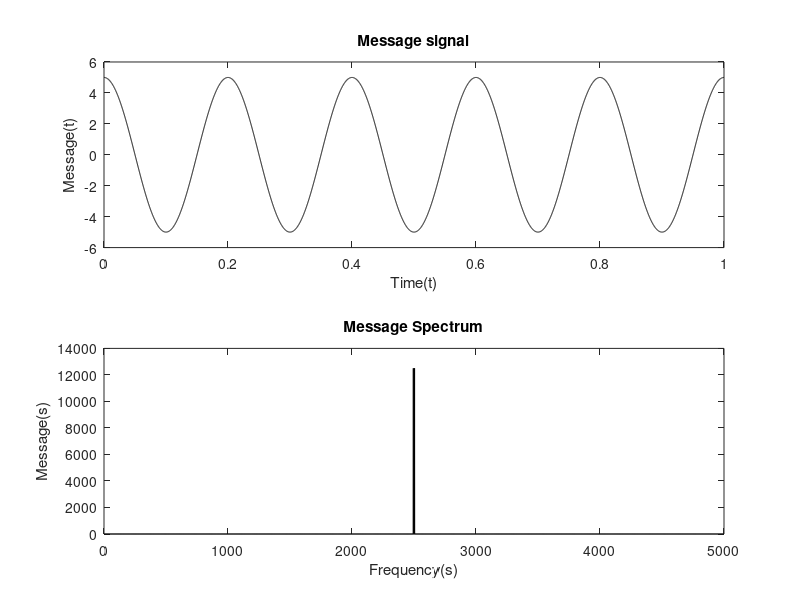
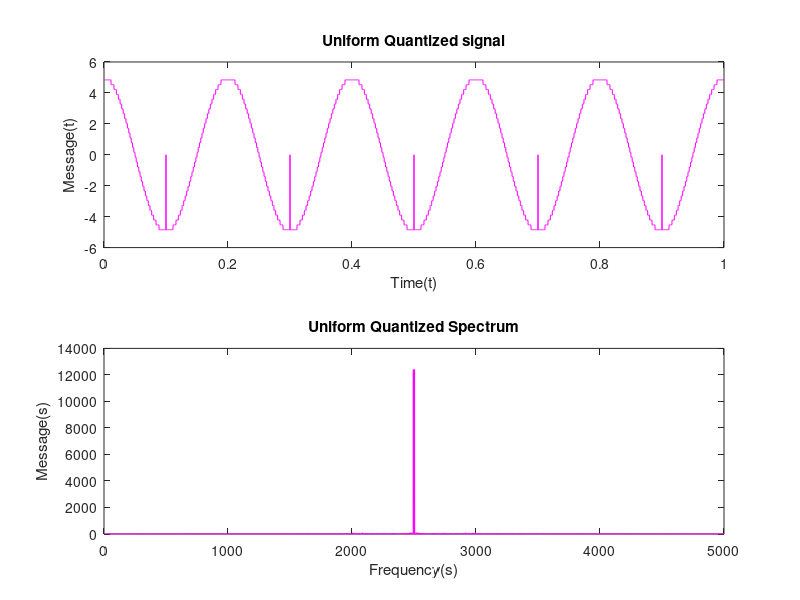
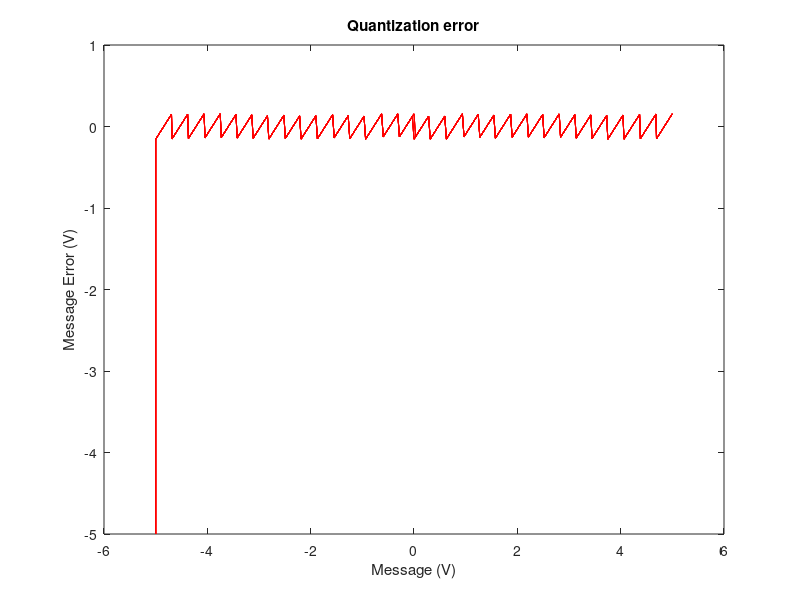
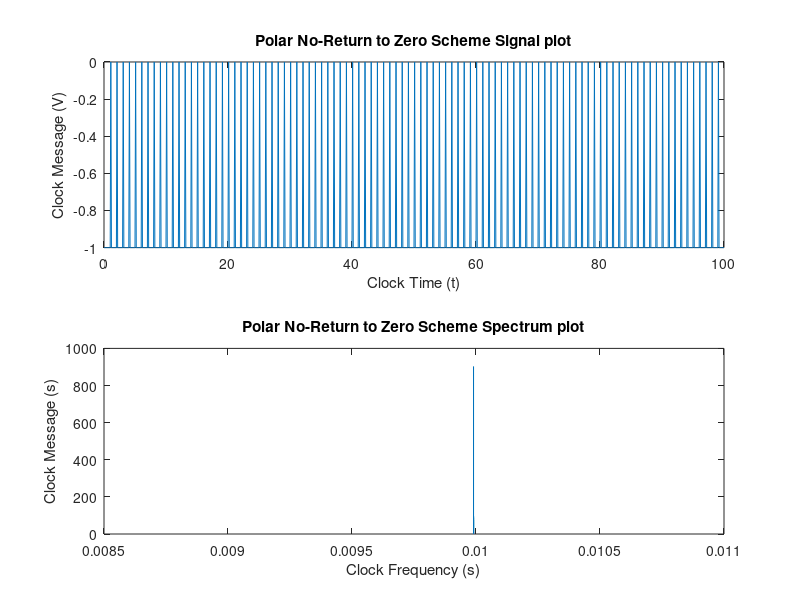

Write MATLAB code to recreate these figures, in order.
% Parameters and Inputs for Q-5

fm = input("Enter the Frequency of Message Signal ==> ");
Am = input("Enter the Amplitude of Message Signal ==> ");
bd = input("Enter the Number of bits ==> ");
fs = 1000*fm;
t = 0:1/fs:1;
m = Am*cos(2*pi*fm*t);                              % Message Signal
a = round(min(m));                                  % Lowest Message Value
b = round(max(m));                                  % Largest Message Value
delta = (b-a)/2.^bd;                                % Quant Size
v_max = b - delta/2;                                % Largest Quant Value
v_min = a + delta/2;                                % Lowest Quant Value
N = length(m);

% Signals and Spectrums Plotting

ms = fft(m);                                        % Message Spectrum
ms = fftshift(abs(ms));
fms = (0:length(ms)-1)*fs/length(ms);

figure()
subplot(2,1,1)
plot(t,m,'k-');
title('Message signal');
xlabel("Time(t)");
ylabel("Message(t)");
subplot(2,1,2)
plot(fms,ms,'k-');
title('Message Spectrum');
xlabel("Frequency(s)");
ylabel("Message(s)");

% Quantizer and Encoder
enc = [];

for i= v_min:delta:v_max
    for j=1:N
        if ((i-delta/2) < m(j)) && (m(j) <= (i+delta/2))
            idx = round((m(j) - v_min)/delta);
            e = de2bi(idx,bd,'left-msb');
            enc = [enc e];
            Xq(j) = i;
        end
    end
end

% Quantized Signal and Spectrum Plotting

xs = fft(Xq);                                % Quantized Spectrum
xs = fftshift(abs(xs));

figure();
subplot(2,1,1);
plot(t,Xq, 'm-')
title('Uniform Quantized signal')
xlabel("Time(t)");
ylabel("Message(t)");
subplot(2,1,2);
plot(fms,xs, 'm-')
title('Uniform Quantized Spectrum')
xlabel("Frequency(s)");
ylabel("Message(s)");

% Quantized Error Plot

figure()
plot(m,m-Xq,'r-')
title('Quantization error')
xlabel("Message (V)");
ylabel("Message Error (V)");

% Polar NRZ : 1 --> +1, 0 --> -1

tb = 0:.1:100;
fb = 1./tb;
for m=1:length(enc)
    if enc(m) == 1
        enc_mapped(m) =1;
    else 
        enc_mapped(m) = -1;
    end
end

i=1;
for j=1:length(tb)
    if tb(j) <= i
        p_nrz(j) = enc_mapped(i);
    else
        i = i + 1;
    end
end

% Signal and Spectrum Plotting, after Polar NRZ Scheme

ps = fft(p_nrz);                                % Polarized NRZ Spectrum
ps = fftshift(abs(ps));
fps = (0:length(ps)-1).*fb/length(ps);

figure()
subplot(2,1,1);
plot(tb,p_nrz)
title('Polar No-Return to Zero Scheme Signal plot')
xlabel("Clock Time (t)");
ylabel("Clock Message (V)");
subplot(2,1,2);
plot(fps,ps)
title('Polar No-Return to Zero Scheme Spectrum plot')
xlabel("Clock Frequency (s)");
ylabel("Clock Message (s)");